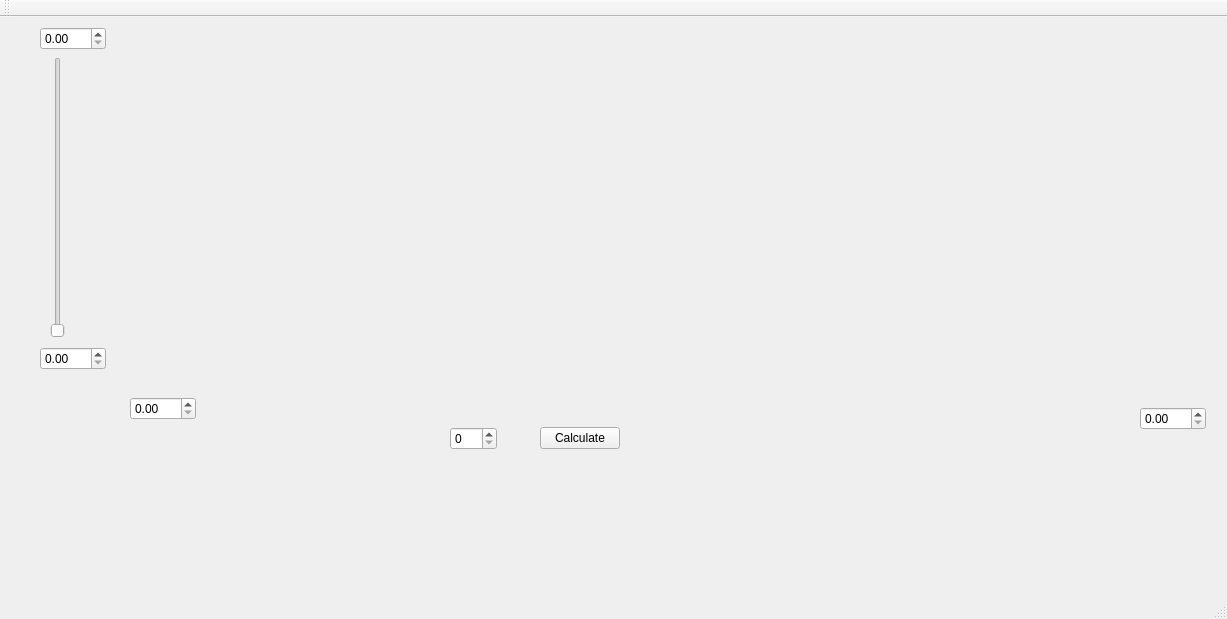
<?xml version="1.0" encoding="UTF-8"?>
<ui version="4.0">
 <class>MainWindow</class>
 <widget class="QMainWindow" name="MainWindow">
  <property name="geometry">
   <rect>
    <x>0</x>
    <y>0</y>
    <width>1227</width>
    <height>619</height>
   </rect>
  </property>
  <property name="windowTitle">
   <string>MainWindow</string>
  </property>
  <widget class="QWidget" name="centralWidget">
   <widget class="QCustomPlot" name="customPlot" native="true">
    <property name="geometry">
     <rect>
      <x>130</x>
      <y>20</y>
      <width>1081</width>
      <height>341</height>
     </rect>
    </property>
   </widget>
   <widget class="QDoubleSpinBox" name="x0spinBox">
    <property name="geometry">
     <rect>
      <x>130</x>
      <y>380</y>
      <width>66</width>
      <height>23</height>
     </rect>
    </property>
   </widget>
   <widget class="QDoubleSpinBox" name="x1spinBox">
    <property name="geometry">
     <rect>
      <x>1140</x>
      <y>390</y>
      <width>66</width>
      <height>23</height>
     </rect>
    </property>
   </widget>
   <widget class="QDoubleSpinBox" name="t0spinBox">
    <property name="geometry">
     <rect>
      <x>40</x>
      <y>330</y>
      <width>66</width>
      <height>23</height>
     </rect>
    </property>
   </widget>
   <widget class="QDoubleSpinBox" name="t1spinBox">
    <property name="geometry">
     <rect>
      <x>40</x>
      <y>10</y>
      <width>66</width>
      <height>23</height>
     </rect>
    </property>
   </widget>
   <widget class="QSlider" name="verticalSlider">
    <property name="geometry">
     <rect>
      <x>50</x>
      <y>40</y>
      <width>16</width>
      <height>281</height>
     </rect>
    </property>
    <property name="orientation">
     <enum>Qt::Vertical</enum>
    </property>
   </widget>
   <widget class="QPushButton" name="calcButton">
    <property name="geometry">
     <rect>
      <x>540</x>
      <y>410</y>
      <width>80</width>
      <height>22</height>
     </rect>
    </property>
    <property name="text">
     <string>Calculate</string>
    </property>
   </widget>
   <widget class="QSpinBox" name="cntSpinBox">
    <property name="geometry">
     <rect>
      <x>450</x>
      <y>410</y>
      <width>47</width>
      <height>23</height>
     </rect>
    </property>
   </widget>
  </widget>
  <widget class="QMenuBar" name="menuBar">
   <property name="geometry">
    <rect>
     <x>0</x>
     <y>0</y>
     <width>1227</width>
     <height>19</height>
    </rect>
   </property>
  </widget>
  <widget class="QToolBar" name="mainToolBar">
   <attribute name="toolBarArea">
    <enum>TopToolBarArea</enum>
   </attribute>
   <attribute name="toolBarBreak">
    <bool>false</bool>
   </attribute>
  </widget>
  <widget class="QStatusBar" name="statusBar"/>
 </widget>
 <layoutdefault spacing="6" margin="11"/>
 <customwidgets>
  <customwidget>
   <class>QCustomPlot</class>
   <extends>QWidget</extends>
   <header>qcustomplot.h</header>
   <container>1</container>
  </customwidget>
 </customwidgets>
 <resources/>
 <connections/>
</ui>
